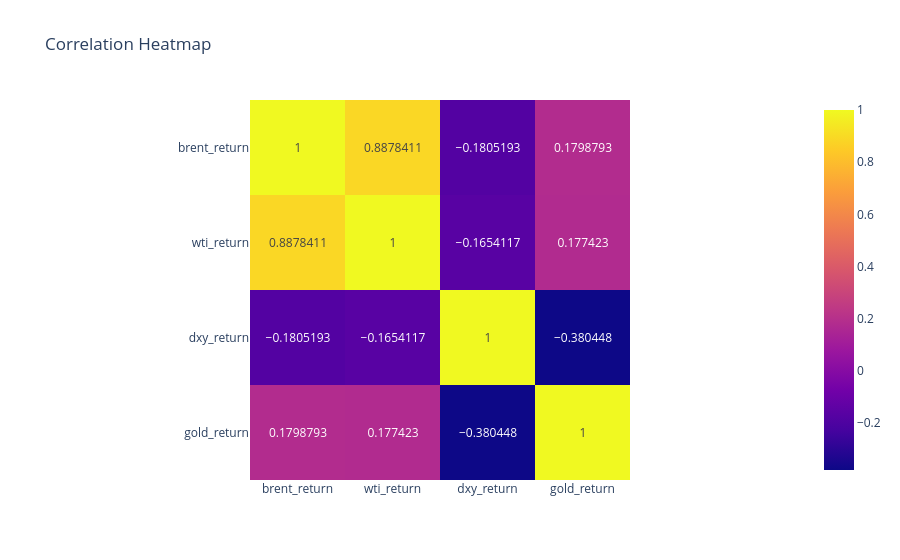

The cell this chart's notebook holds for it:
### Markdown cell above
## 7. Correlation heatmap між активами (log-returns)

### Code cell
corr = returns_df.corr()
fig = px.imshow(corr, text_auto=True, title='Correlation Heatmap')
fig.show()

### Figure 1 — Plotly figure (JSON) as saved in the notebook; plotly's stock layout.template omitted (floating-point values rounded to 4 significant figures)
{"data": [{"coloraxis": "coloraxis", "hovertemplate": "x: %{x}<br>y: %{y}<br>color: %{z}<extra></extra>", "name": "0", "texttemplate": "%{z}", "type": "heatmap", "x": ["brent_return", "wti_return", "dxy_return", "gold_return"], "xaxis": "x", "y": ["brent_return", "wti_return", "dxy_return", "gold_return"], "yaxis": "y", "z": [[1.0, 0.8878, -0.1805, 0.1799], [0.8878, 1.0, -0.1654, 0.1774], [-0.1805, -0.1654, 1.0, -0.3804], [0.1799, 0.1774, -0.3804, 1.0]]}], "layout": {"coloraxis": {"colorscale": [[0, "#0d0887"], [0.1111, "#46039f"], [0.2222, "#7201a8"], [0.3333, "#9c179e"], [0.4444, "#bd3786"], [0.5556, "#d8576b"], [0.6667, "#ed7953"], [0.7778, "#fb9f3a"], [0.8889, "#fdca26"], [1, "#f0f921"]]}, "title": {"text": "Correlation Heatmap"}, "xaxis": {"anchor": "y", "constrain": "domain", "domain": [0, 1], "scaleanchor": "y"}, "yaxis": {"anchor": "x", "autorange": "reversed", "constrain": "domain", "domain": [0, 1]}}}
